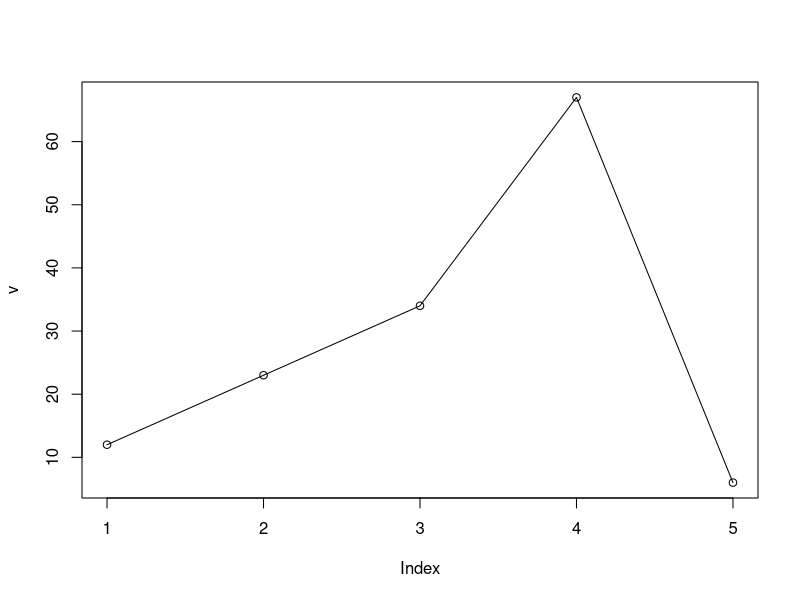
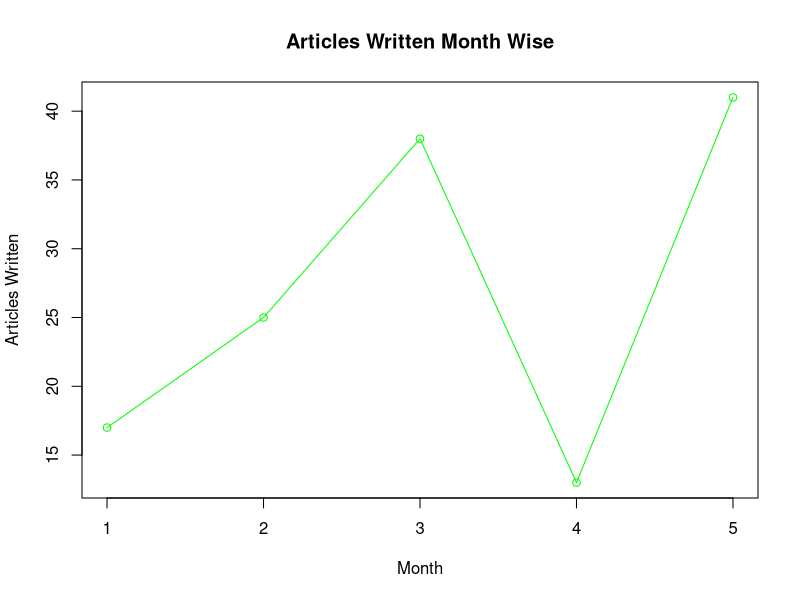
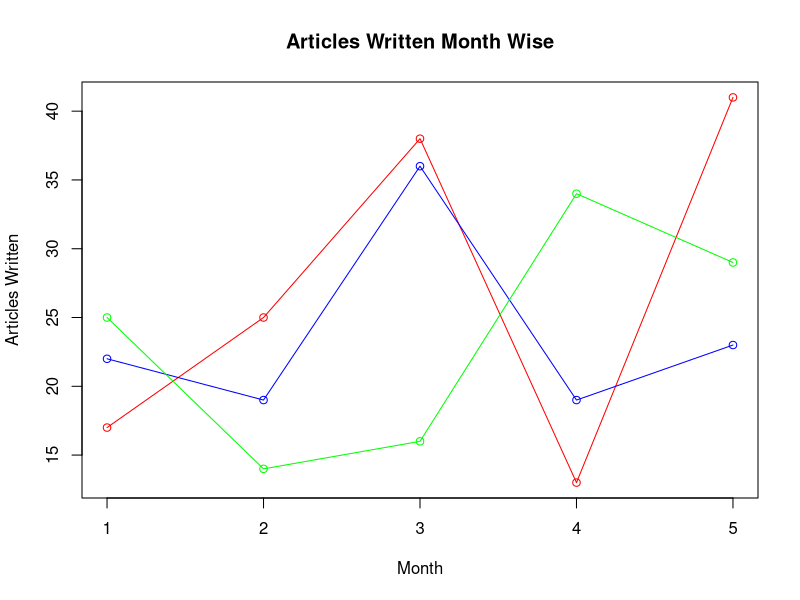

R code for these plots, in order:
# creating a simple line graph

v <- c(12, 23, 34, 67, 6)
plot(v, type = "o")

# Customizing Line Graphs in R

v <- c(17, 25, 38, 13, 41)
plot(
  v,
  type = "o",
  col = "green",
  xlab = "Month",
  ylab = "Articles Written",
  main = "Articles Written Month Wise"
)

# Plotting Multiple Lines in a Line Graph
v <- c(17, 25, 38, 13, 41)
t <- c(22, 19, 36, 19, 23)
m <- c(25, 14, 16, 34, 29)

plot(
  v,
  type = "o",
  col = "red",
  xlab = "Month",
  ylab = "Articles Written",
  main = "Articles Written Month Wise"
)
lines(t, type = "o", col = "blue")
lines(m, type = "o", col = "green")